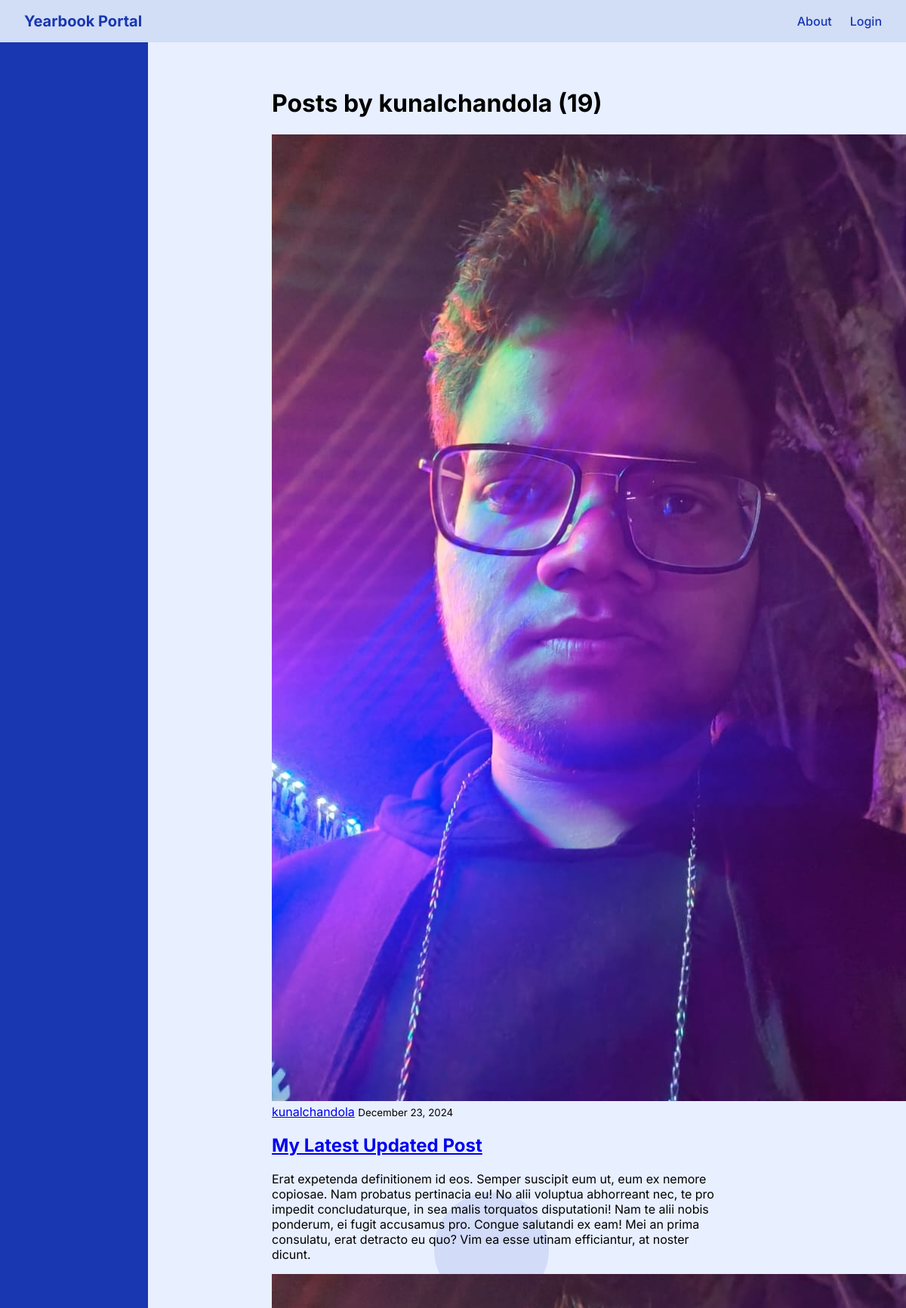
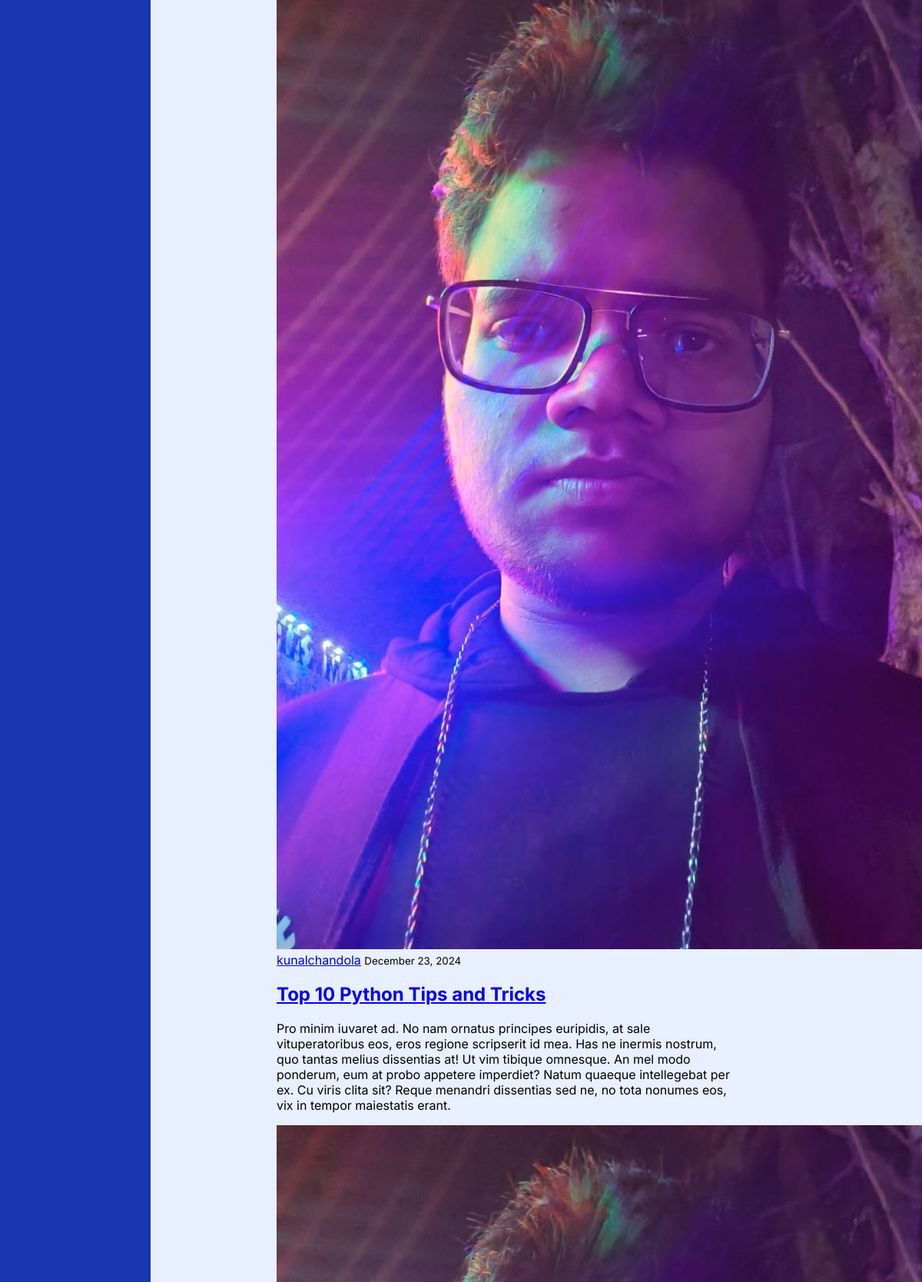
The app's page /user/kunalchandola (upper part) with its own data (2 pictures, top to bottom).
### blog/models.py (models this page shows, shortened)
class Post(models.Model):
    title = models.CharField(max_length=100)
    content = models.TextField()
    date_posted = models.DateTimeField(default=timezone.now)
    author = models.ForeignKey(User, on_delete = models.CASCADE) #if user is deleted delete his all posts

### users/models.py (models this page shows, shortened)
class Profile(models.Model):
    user = models.OneToOneField(User, on_delete=models.CASCADE) #if user is deleted , delete its profile but not vice versa
    image = models.ImageField(default='default.jpg', upload_to='profile_pics')

### blog/views.py (the view)
# urls.py: path('user/<str:username>',  UserPostListView.as_view(), name='user-posts'),
class UserPostListView(ListView):
    model = Post
    template_name = 'blog/user_posts.html'    # <app>/<model>_<viewtype>.html
    context_object_name = 'Posts'
    paginate_by = 5
    def get_queryset(self):
        user = get_object_or_404(User, username = self.kwargs.get('username'))
        return Post.objects.filter(author=user).order_by('-date_posted')

### blog/templates/blog/user_posts.html (shortened to what this page needs)
{% extends "blog/base.html" %}
{% block content %}
<h1 class = "mb-3"> Posts by {{ view.kwargs.username }} ({{ page_obj.paginator.count}})</h1>
  {% for post in Posts %}
    <article class="media content-section">
        <img class="rounded-circle article-img" src="{{ post.author.profile.image.url}}">
        <div class="media-body">
          <div class="article-metadata">
            <a class="mr-2" href="{% url 'user-posts' post.author.username %}">{{ post.author }}</a>
            <small class="text-muted">{{ post.date_posted | date:"F d, Y"}}</small>
          </div>
          <h2><a class="article-title" href="{% url 'post-detail' post.id %}" >{{ post.title }}</a></h2>
          <p class="article-content">{{ post.content }}</p>
        </div>
      </article>
  {% endfor %}
{% endblock content %}

### blog/templates/blog/base.html (style rules this page uses)
:root { --primary-blue: #1937B1; --light-blue: #E8EFFF; --medium-blue: #4B6BFF; }
body { font-family: 'Inter', sans-serif; margin: 0; padding: 0; background-color: var(--light-blue); }

### records on screen
Post: author.profile.image (picture), author "kunalchandola", date_posted "December 23, 2024", title "My Latest Updated Post", content "Erat expetenda definitionem id eos. Semper suscipit eum ut, eum ex nemore copiosae. Nam probatus pertinacia eu! No alii voluptua abhorreant nec, te pro impedit concludaturque, in sea malis torquatos disputationi! Nam te alii nobis ponderum, ei fugit accusamus pro. Congue salutandi ex eam! Mei an prima consulatu, erat detracto eu quo? Vim ea esse utinam efficiantur, at noster dicunt."
Post: author.profile.image (picture), author "kunalchandola", date_posted "December 23, 2024", title "Top 10 Python Tips and Tricks", content "Pro minim iuvaret ad. No nam ornatus principes euripidis, at sale vituperatoribus eos, eros regione scripserit id mea. Has ne inermis nostrum, quo tantas melius dissentias at! Ut vim tibique omnesque. An mel modo ponderum, eum at probo appetere imperdiet? Natum quaeque intellegebat per ex. Cu viris clita sit? Reque menandri dissentias sed ne, no tota nonumes eos, vix in tempor maiestatis erant."
Post: author.profile.image (picture)

### other values on screen
{{ view.kwargs.username }} "kunalchandola"
{{ page_obj.paginator.count }} "19"
